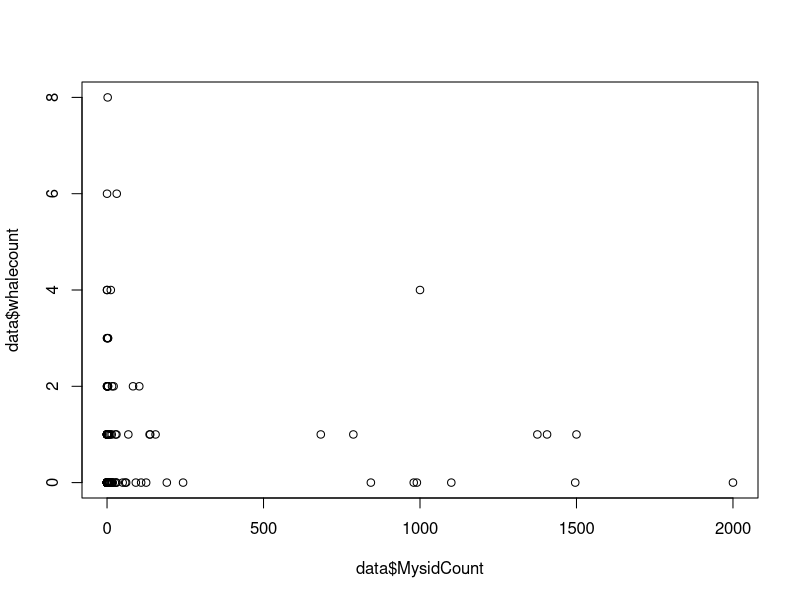
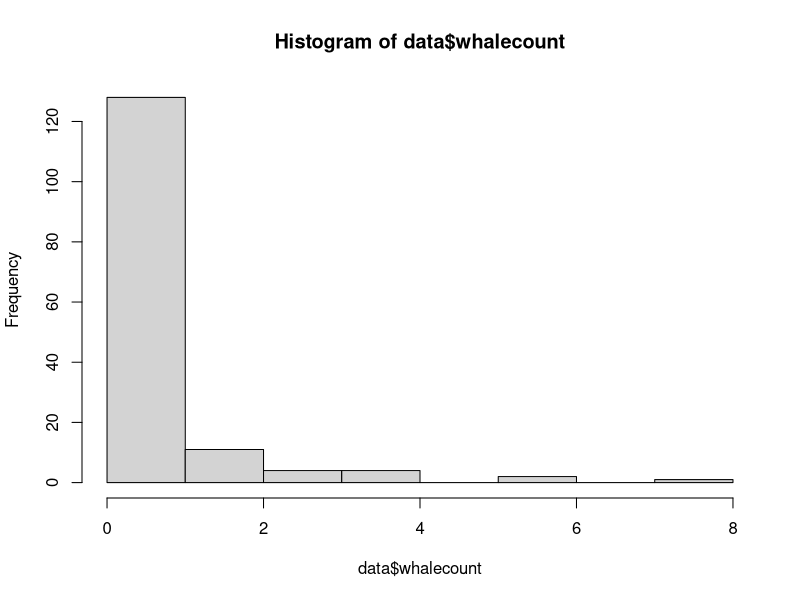
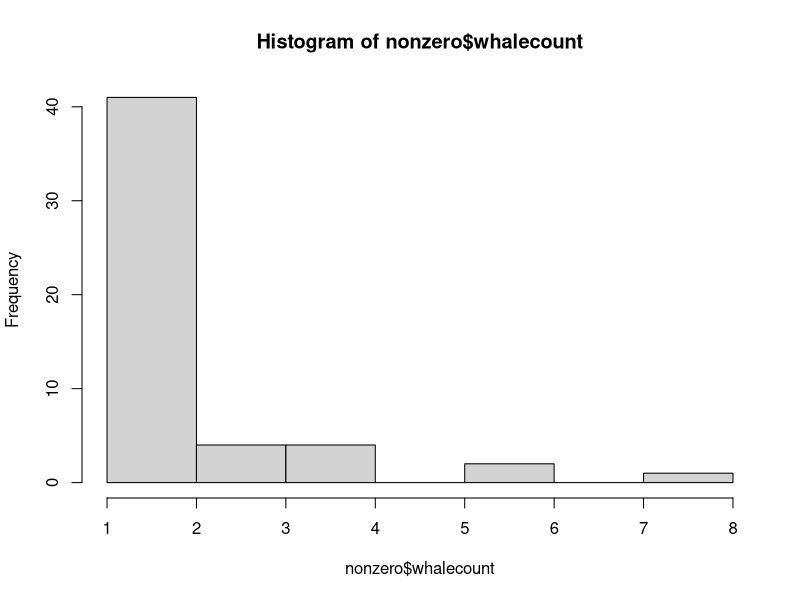

R code for these plots, in order: (Note: this script raises an error after producing the figures.)
## ---- chunk 1

## ---- chunk 2
# Read in Data
data <- read.csv("Er prey analysis for R fixed whale presence.csv")

# Visualize the relationship
plot(data$MysidCount, data$whalecount)
## ---- chunk 3
hist(data$whalecount)
## ---- chunk 4
# pull out non-zero counts
nonzero <- data[which(data$whalecount > 0),]

# look at them
hist(nonzero$whalecount)
mean(nonzero$whalecount)
## ---- chunk 5
library(VGAM)

# construct zero-truncated Poisson model with mysid count
m1 <- vglm(whalecount ~ MysidCount, data = nonzero, family = "pospoisson")

# check for overdispersion
pchisq(sum(residuals(m1,type = "pearson")^2),nrow(nonzero)-2,lower.tail = FALSE)
# p = 0.000005, overdispersed

# fit with ZT neg binom instead
m2 <- vglm(whalecount ~ MysidCount, data = nonzero, family = posnegbinomial)
summary(m2)
## ---- chunk 6
library(lme4)

# hurdle
m.0 <- glmer(whalepresence ~ scale(MysidCount) + StudyMon + (1|Site), data = data, family = binomial)
summary(m.0)

# non-zero count data
m.non0 <- glmer.nb(whalecount ~ scale(MysidCount) + StudyMon + (1|Site), data = nonzero)
summary(m.non0)
## ---- chunk 7
library(pscl)

m.hurdle <- hurdle(whalecount ~ MysidCount|MysidCount, data = data, dist = "negbin")
summary(m.hurdle)
## ---- chunk 8
